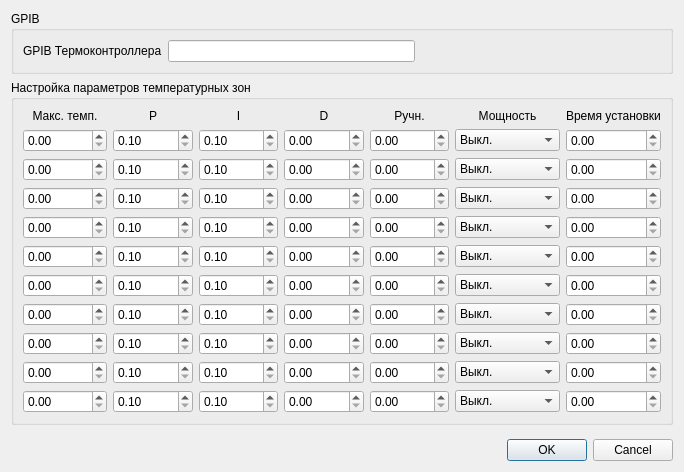
<?xml version="1.0" encoding="UTF-8"?>
<ui version="4.0">
 <class>Settings</class>
 <widget class="QDialog" name="Settings">
  <property name="windowModality">
   <enum>Qt::ApplicationModal</enum>
  </property>
  <property name="geometry">
   <rect>
    <x>0</x>
    <y>0</y>
    <width>684</width>
    <height>472</height>
   </rect>
  </property>
  <property name="sizePolicy">
   <sizepolicy hsizetype="Preferred" vsizetype="Preferred">
    <horstretch>0</horstretch>
    <verstretch>0</verstretch>
   </sizepolicy>
  </property>
  <property name="windowTitle">
   <string>Settings</string>
  </property>
  <property name="sizeGripEnabled">
   <bool>false</bool>
  </property>
  <property name="modal">
   <bool>true</bool>
  </property>
  <layout class="QVBoxLayout" name="verticalLayout">
   <item>
    <widget class="QGroupBox" name="gbGPIB">
     <property name="title">
      <string>GPIB</string>
     </property>
     <layout class="QHBoxLayout" name="_2">
      <item>
       <widget class="QLabel" name="lbTempId">
        <property name="text">
         <string>GPIB Термоконтроллера</string>
        </property>
       </widget>
      </item>
      <item>
       <widget class="QLineEdit" name="edTempId"/>
      </item>
      <item>
       <spacer>
        <property name="orientation">
         <enum>Qt::Horizontal</enum>
        </property>
        <property name="sizeHint" stdset="0">
         <size>
          <width>40</width>
          <height>20</height>
         </size>
        </property>
       </spacer>
      </item>
     </layout>
    </widget>
   </item>
   <item>
    <widget class="QGroupBox" name="gbZones">
     <property name="sizePolicy">
      <sizepolicy hsizetype="Preferred" vsizetype="Expanding">
       <horstretch>0</horstretch>
       <verstretch>0</verstretch>
      </sizepolicy>
     </property>
     <property name="title">
      <string>Настройка параметров температурных зон</string>
     </property>
     <layout class="QGridLayout">
      <item row="0" column="0">
       <widget class="QLabel" name="label">
        <property name="toolTip">
         <string>Максимальная температура в зоне. Минимальная соответственно - это максимальная предыдущей зоны. Минимум первой зоны - 0 К</string>
        </property>
        <property name="text">
         <string>Макс. темп.</string>
        </property>
        <property name="alignment">
         <set>Qt::AlignCenter</set>
        </property>
       </widget>
      </item>
      <item row="0" column="1">
       <widget class="QLabel" name="label_2">
        <property name="toolTip">
         <string>Пропорциональный параметр в управляющем уравнении. ВОзможные значения - от 0.1 до 1000</string>
        </property>
        <property name="text">
         <string>P</string>
        </property>
        <property name="scaledContents">
         <bool>false</bool>
        </property>
        <property name="alignment">
         <set>Qt::AlignCenter</set>
        </property>
       </widget>
      </item>
      <item row="0" column="2">
       <widget class="QLabel" name="label_3">
        <property name="toolTip">
         <string>Интегральный параметр. От 0.1 до 1000</string>
        </property>
        <property name="text">
         <string>I</string>
        </property>
        <property name="alignment">
         <set>Qt::AlignCenter</set>
        </property>
       </widget>
      </item>
      <item row="0" column="3">
       <widget class="QLabel" name="label_4">
        <property name="toolTip">
         <string>Дифференциальный параметр. От 0 до 200</string>
        </property>
        <property name="text">
         <string>D</string>
        </property>
        <property name="alignment">
         <set>Qt::AlignCenter</set>
        </property>
       </widget>
      </item>
      <item row="0" column="4">
       <widget class="QLabel" name="label_5">
        <property name="toolTip">
         <string>Позволяет вручную задать постоянную мощность нагревателя в данной зоне. От 0 до 100%</string>
        </property>
        <property name="text">
         <string>Ручн.</string>
        </property>
        <property name="alignment">
         <set>Qt::AlignCenter</set>
        </property>
       </widget>
      </item>
      <item row="0" column="5">
       <widget class="QLabel" name="label_6">
        <property name="toolTip">
         <string>Диапазон мощности нагревателя.</string>
        </property>
        <property name="text">
         <string>Мощность</string>
        </property>
        <property name="alignment">
         <set>Qt::AlignCenter</set>
        </property>
       </widget>
      </item>
      <item row="0" column="6">
       <widget class="QLabel" name="label_7">
        <property name="toolTip">
         <string>Интервал времени установки температуры после завершения протяжки уставки в минутах</string>
        </property>
        <property name="text">
         <string>Время установки</string>
        </property>
       </widget>
      </item>
      <item row="1" column="0">
       <widget class="QDoubleSpinBox" name="sbTemp_0">
        <property name="maximum">
         <double>10000000000.000000000000000</double>
        </property>
       </widget>
      </item>
      <item row="1" column="1">
       <widget class="QDoubleSpinBox" name="sbP_0">
        <property name="minimum">
         <double>0.100000000000000</double>
        </property>
        <property name="maximum">
         <double>1000.000000000000000</double>
        </property>
       </widget>
      </item>
      <item row="1" column="2">
       <widget class="QDoubleSpinBox" name="sbI_0">
        <property name="minimum">
         <double>0.100000000000000</double>
        </property>
        <property name="maximum">
         <double>1000.000000000000000</double>
        </property>
       </widget>
      </item>
      <item row="1" column="3">
       <widget class="QDoubleSpinBox" name="sbD_0">
        <property name="maximum">
         <double>200.000000000000000</double>
        </property>
       </widget>
      </item>
      <item row="1" column="4">
       <widget class="QDoubleSpinBox" name="sbMout_0">
        <property name="maximum">
         <double>100.000000000000000</double>
        </property>
       </widget>
      </item>
      <item row="1" column="5">
       <widget class="QComboBox" name="cbRange_0">
        <property name="enabled">
         <bool>true</bool>
        </property>
        <item>
         <property name="text">
          <string>Выкл.</string>
         </property>
        </item>
        <item>
         <property name="text">
          <string>Низк. (0.5 Вт)</string>
         </property>
        </item>
        <item>
         <property name="text">
          <string>Сред. (5 Вт)</string>
         </property>
        </item>
        <item>
         <property name="text">
          <string>Выс. (50 Вт)</string>
         </property>
        </item>
       </widget>
      </item>
      <item row="1" column="6">
       <widget class="QDoubleSpinBox" name="sbTime_0"/>
      </item>
      <item row="2" column="0">
       <widget class="QDoubleSpinBox" name="sbTemp_1">
        <property name="maximum">
         <double>10000000000.000000000000000</double>
        </property>
       </widget>
      </item>
      <item row="2" column="1">
       <widget class="QDoubleSpinBox" name="sbP_1">
        <property name="minimum">
         <double>0.100000000000000</double>
        </property>
        <property name="maximum">
         <double>1000.000000000000000</double>
        </property>
       </widget>
      </item>
      <item row="2" column="2">
       <widget class="QDoubleSpinBox" name="sbI_1">
        <property name="minimum">
         <double>0.100000000000000</double>
        </property>
        <property name="maximum">
         <double>1000.000000000000000</double>
        </property>
       </widget>
      </item>
      <item row="2" column="3">
       <widget class="QDoubleSpinBox" name="sbD_1">
        <property name="maximum">
         <double>200.000000000000000</double>
        </property>
       </widget>
      </item>
      <item row="2" column="4">
       <widget class="QDoubleSpinBox" name="sbMout_1">
        <property name="maximum">
         <double>100.000000000000000</double>
        </property>
       </widget>
      </item>
      <item row="2" column="5">
       <widget class="QComboBox" name="cbRange_1">
        <property name="enabled">
         <bool>true</bool>
        </property>
        <item>
         <property name="text">
          <string>Выкл.</string>
         </property>
        </item>
        <item>
         <property name="text">
          <string>Низк. (0.5 Вт)</string>
         </property>
        </item>
        <item>
         <property name="text">
          <string>Сред. (5 Вт)</string>
         </property>
        </item>
        <item>
         <property name="text">
          <string>Выс. (50 Вт)</string>
         </property>
        </item>
       </widget>
      </item>
      <item row="2" column="6">
       <widget class="QDoubleSpinBox" name="sbTime_1"/>
      </item>
      <item row="3" column="0">
       <widget class="QDoubleSpinBox" name="sbTemp_2">
        <property name="maximum">
         <double>10000000000.000000000000000</double>
        </property>
       </widget>
      </item>
      <item row="3" column="1">
       <widget class="QDoubleSpinBox" name="sbP_2">
        <property name="minimum">
         <double>0.100000000000000</double>
        </property>
        <property name="maximum">
         <double>1000.000000000000000</double>
        </property>
       </widget>
      </item>
      <item row="3" column="2">
       <widget class="QDoubleSpinBox" name="sbI_2">
        <property name="minimum">
         <double>0.100000000000000</double>
        </property>
        <property name="maximum">
         <double>1000.000000000000000</double>
        </property>
       </widget>
      </item>
      <item row="3" column="3">
       <widget class="QDoubleSpinBox" name="sbD_2">
        <property name="maximum">
         <double>200.000000000000000</double>
        </property>
       </widget>
      </item>
      <item row="3" column="4">
       <widget class="QDoubleSpinBox" name="sbMout_2">
        <property name="maximum">
         <double>100.000000000000000</double>
        </property>
       </widget>
      </item>
      <item row="3" column="5">
       <widget class="QComboBox" name="cbRange_2">
        <property name="enabled">
         <bool>true</bool>
        </property>
        <item>
         <property name="text">
          <string>Выкл.</string>
         </property>
        </item>
        <item>
         <property name="text">
          <string>Низк. (0.5 Вт)</string>
         </property>
        </item>
        <item>
         <property name="text">
          <string>Сред. (5 Вт)</string>
         </property>
        </item>
        <item>
         <property name="text">
          <string>Выс. (50 Вт)</string>
         </property>
        </item>
       </widget>
      </item>
      <item row="3" column="6">
       <widget class="QDoubleSpinBox" name="sbTime_2"/>
      </item>
      <item row="4" column="0">
       <widget class="QDoubleSpinBox" name="sbTemp_3">
        <property name="maximum">
         <double>10000000000.000000000000000</double>
        </property>
       </widget>
      </item>
      <item row="4" column="1">
       <widget class="QDoubleSpinBox" name="sbP_3">
        <property name="minimum">
         <double>0.100000000000000</double>
        </property>
        <property name="maximum">
         <double>1000.000000000000000</double>
        </property>
       </widget>
      </item>
      <item row="4" column="2">
       <widget class="QDoubleSpinBox" name="sbI_3">
        <property name="minimum">
         <double>0.100000000000000</double>
        </property>
        <property name="maximum">
         <double>1000.000000000000000</double>
        </property>
       </widget>
      </item>
      <item row="4" column="3">
       <widget class="QDoubleSpinBox" name="sbD_3">
        <property name="maximum">
         <double>200.000000000000000</double>
        </property>
       </widget>
      </item>
      <item row="4" column="4">
       <widget class="QDoubleSpinBox" name="sbMout_3">
        <property name="maximum">
         <double>100.000000000000000</double>
        </property>
       </widget>
      </item>
      <item row="4" column="5">
       <widget class="QComboBox" name="cbRange_3">
        <property name="enabled">
         <bool>true</bool>
        </property>
        <item>
         <property name="text">
          <string>Выкл.</string>
         </property>
        </item>
        <item>
         <property name="text">
          <string>Низк. (0.5 Вт)</string>
         </property>
        </item>
        <item>
         <property name="text">
          <string>Сред. (5 Вт)</string>
         </property>
        </item>
        <item>
         <property name="text">
          <string>Выс. (50 Вт)</string>
         </property>
        </item>
       </widget>
      </item>
      <item row="4" column="6">
       <widget class="QDoubleSpinBox" name="sbTime_3"/>
      </item>
      <item row="5" column="0">
       <widget class="QDoubleSpinBox" name="sbTemp_4">
        <property name="maximum">
         <double>10000000000.000000000000000</double>
        </property>
       </widget>
      </item>
      <item row="5" column="1">
       <widget class="QDoubleSpinBox" name="sbP_4">
        <property name="minimum">
         <double>0.100000000000000</double>
        </property>
        <property name="maximum">
         <double>1000.000000000000000</double>
        </property>
       </widget>
      </item>
      <item row="5" column="2">
       <widget class="QDoubleSpinBox" name="sbI_4">
        <property name="minimum">
         <double>0.100000000000000</double>
        </property>
        <property name="maximum">
         <double>1000.000000000000000</double>
        </property>
       </widget>
      </item>
      <item row="5" column="3">
       <widget class="QDoubleSpinBox" name="sbD_4">
        <property name="maximum">
         <double>200.000000000000000</double>
        </property>
       </widget>
      </item>
      <item row="5" column="4">
       <widget class="QDoubleSpinBox" name="sbMout_4">
        <property name="maximum">
         <double>100.000000000000000</double>
        </property>
       </widget>
      </item>
      <item row="5" column="5">
       <widget class="QComboBox" name="cbRange_4">
        <property name="enabled">
         <bool>true</bool>
        </property>
        <item>
         <property name="text">
          <string>Выкл.</string>
         </property>
        </item>
        <item>
         <property name="text">
          <string>Низк. (0.5 Вт)</string>
         </property>
        </item>
        <item>
         <property name="text">
          <string>Сред. (5 Вт)</string>
         </property>
        </item>
        <item>
         <property name="text">
          <string>Выс. (50 Вт)</string>
         </property>
        </item>
       </widget>
      </item>
      <item row="5" column="6">
       <widget class="QDoubleSpinBox" name="sbTime_4"/>
      </item>
      <item row="6" column="0">
       <widget class="QDoubleSpinBox" name="sbTemp_5">
        <property name="maximum">
         <double>10000000000.000000000000000</double>
        </property>
       </widget>
      </item>
      <item row="6" column="1">
       <widget class="QDoubleSpinBox" name="sbP_5">
        <property name="minimum">
         <double>0.100000000000000</double>
        </property>
        <property name="maximum">
         <double>1000.000000000000000</double>
        </property>
       </widget>
      </item>
      <item row="6" column="2">
       <widget class="QDoubleSpinBox" name="sbI_5">
        <property name="minimum">
         <double>0.100000000000000</double>
        </property>
        <property name="maximum">
         <double>1000.000000000000000</double>
        </property>
       </widget>
      </item>
      <item row="6" column="3">
       <widget class="QDoubleSpinBox" name="sbD_5">
        <property name="maximum">
         <double>200.000000000000000</double>
        </property>
       </widget>
      </item>
      <item row="6" column="4">
       <widget class="QDoubleSpinBox" name="sbMout_5">
        <property name="maximum">
         <double>100.000000000000000</double>
        </property>
       </widget>
      </item>
      <item row="6" column="5">
       <widget class="QComboBox" name="cbRange_5">
        <property name="enabled">
         <bool>true</bool>
        </property>
        <item>
         <property name="text">
          <string>Выкл.</string>
         </property>
        </item>
        <item>
         <property name="text">
          <string>Низк. (0.5 Вт)</string>
         </property>
        </item>
        <item>
         <property name="text">
          <string>Сред. (5 Вт)</string>
         </property>
        </item>
        <item>
         <property name="text">
          <string>Выс. (50 Вт)</string>
         </property>
        </item>
       </widget>
      </item>
      <item row="6" column="6">
       <widget class="QDoubleSpinBox" name="sbTime_5"/>
      </item>
      <item row="7" column="0">
       <widget class="QDoubleSpinBox" name="sbTemp_6">
        <property name="maximum">
         <double>10000000000.000000000000000</double>
        </property>
       </widget>
      </item>
      <item row="7" column="1">
       <widget class="QDoubleSpinBox" name="sbP_6">
        <property name="minimum">
         <double>0.100000000000000</double>
        </property>
        <property name="maximum">
         <double>1000.000000000000000</double>
        </property>
       </widget>
      </item>
      <item row="7" column="2">
       <widget class="QDoubleSpinBox" name="sbI_6">
        <property name="minimum">
         <double>0.100000000000000</double>
        </property>
        <property name="maximum">
         <double>1000.000000000000000</double>
        </property>
       </widget>
      </item>
      <item row="7" column="3">
       <widget class="QDoubleSpinBox" name="sbD_6">
        <property name="maximum">
         <double>200.000000000000000</double>
        </property>
       </widget>
      </item>
      <item row="7" column="4">
       <widget class="QDoubleSpinBox" name="sbMout_6">
        <property name="maximum">
         <double>100.000000000000000</double>
        </property>
       </widget>
      </item>
      <item row="7" column="5">
       <widget class="QComboBox" name="cbRange_6">
        <property name="enabled">
         <bool>true</bool>
        </property>
        <item>
         <property name="text">
          <string>Выкл.</string>
         </property>
        </item>
        <item>
         <property name="text">
          <string>Низк. (0.5 Вт)</string>
         </property>
        </item>
        <item>
         <property name="text">
          <string>Сред. (5 Вт)</string>
         </property>
        </item>
        <item>
         <property name="text">
          <string>Выс. (50 Вт)</string>
         </property>
        </item>
       </widget>
      </item>
      <item row="7" column="6">
       <widget class="QDoubleSpinBox" name="sbTime_6"/>
      </item>
      <item row="8" column="0">
       <widget class="QDoubleSpinBox" name="sbTemp_7">
        <property name="maximum">
         <double>10000000000.000000000000000</double>
        </property>
       </widget>
      </item>
      <item row="8" column="1">
       <widget class="QDoubleSpinBox" name="sbP_7">
        <property name="minimum">
         <double>0.100000000000000</double>
        </property>
        <property name="maximum">
         <double>1000.000000000000000</double>
        </property>
       </widget>
      </item>
      <item row="8" column="2">
       <widget class="QDoubleSpinBox" name="sbI_7">
        <property name="minimum">
         <double>0.100000000000000</double>
        </property>
        <property name="maximum">
         <double>1000.000000000000000</double>
        </property>
       </widget>
      </item>
      <item row="8" column="3">
       <widget class="QDoubleSpinBox" name="sbD_7">
        <property name="maximum">
         <double>200.000000000000000</double>
        </property>
       </widget>
      </item>
      <item row="8" column="4">
       <widget class="QDoubleSpinBox" name="sbMout_7">
        <property name="maximum">
         <double>100.000000000000000</double>
        </property>
       </widget>
      </item>
      <item row="8" column="5">
       <widget class="QComboBox" name="cbRange_7">
        <property name="enabled">
         <bool>true</bool>
        </property>
        <item>
         <property name="text">
          <string>Выкл.</string>
         </property>
        </item>
        <item>
         <property name="text">
          <string>Низк. (0.5 Вт)</string>
         </property>
        </item>
        <item>
         <property name="text">
          <string>Сред. (5 Вт)</string>
         </property>
        </item>
        <item>
         <property name="text">
          <string>Выс. (50 Вт)</string>
         </property>
        </item>
       </widget>
      </item>
      <item row="8" column="6">
       <widget class="QDoubleSpinBox" name="sbTime_7"/>
      </item>
      <item row="9" column="0">
       <widget class="QDoubleSpinBox" name="sbTemp_8">
        <property name="maximum">
         <double>10000000000.000000000000000</double>
        </property>
       </widget>
      </item>
      <item row="9" column="1">
       <widget class="QDoubleSpinBox" name="sbP_8">
        <property name="minimum">
         <double>0.100000000000000</double>
        </property>
        <property name="maximum">
         <double>1000.000000000000000</double>
        </property>
       </widget>
      </item>
      <item row="9" column="2">
       <widget class="QDoubleSpinBox" name="sbI_8">
        <property name="minimum">
         <double>0.100000000000000</double>
        </property>
        <property name="maximum">
         <double>1000.000000000000000</double>
        </property>
       </widget>
      </item>
      <item row="9" column="3">
       <widget class="QDoubleSpinBox" name="sbD_8">
        <property name="maximum">
         <double>200.000000000000000</double>
        </property>
       </widget>
      </item>
      <item row="9" column="4">
       <widget class="QDoubleSpinBox" name="sbMout_8">
        <property name="maximum">
         <double>100.000000000000000</double>
        </property>
       </widget>
      </item>
      <item row="9" column="5">
       <widget class="QComboBox" name="cbRange_8">
        <property name="enabled">
         <bool>true</bool>
        </property>
        <item>
         <property name="text">
          <string>Выкл.</string>
         </property>
        </item>
        <item>
         <property name="text">
          <string>Низк. (0.5 Вт)</string>
         </property>
        </item>
        <item>
         <property name="text">
          <string>Сред. (5 Вт)</string>
         </property>
        </item>
        <item>
         <property name="text">
          <string>Выс. (50 Вт)</string>
         </property>
        </item>
       </widget>
      </item>
      <item row="9" column="6">
       <widget class="QDoubleSpinBox" name="sbTime_8"/>
      </item>
      <item row="10" column="0">
       <widget class="QDoubleSpinBox" name="sbTemp_9">
        <property name="maximum">
         <double>10000000000.000000000000000</double>
        </property>
       </widget>
      </item>
      <item row="10" column="1">
       <widget class="QDoubleSpinBox" name="sbP_9">
        <property name="minimum">
         <double>0.100000000000000</double>
        </property>
        <property name="maximum">
         <double>1000.000000000000000</double>
        </property>
       </widget>
      </item>
      <item row="10" column="2">
       <widget class="QDoubleSpinBox" name="sbI_9">
        <property name="minimum">
         <double>0.100000000000000</double>
        </property>
        <property name="maximum">
         <double>1000.000000000000000</double>
        </property>
       </widget>
      </item>
      <item row="10" column="3">
       <widget class="QDoubleSpinBox" name="sbD_9">
        <property name="maximum">
         <double>200.000000000000000</double>
        </property>
       </widget>
      </item>
      <item row="10" column="4">
       <widget class="QDoubleSpinBox" name="sbMout_9">
        <property name="maximum">
         <double>100.000000000000000</double>
        </property>
       </widget>
      </item>
      <item row="10" column="5">
       <widget class="QComboBox" name="cbRange_9">
        <property name="enabled">
         <bool>true</bool>
        </property>
        <item>
         <property name="text">
          <string>Выкл.</string>
         </property>
        </item>
        <item>
         <property name="text">
          <string>Низк. (0.5 Вт)</string>
         </property>
        </item>
        <item>
         <property name="text">
          <string>Сред. (5 Вт)</string>
         </property>
        </item>
        <item>
         <property name="text">
          <string>Выс. (50 Вт)</string>
         </property>
        </item>
       </widget>
      </item>
      <item row="10" column="6">
       <widget class="QDoubleSpinBox" name="sbTime_9"/>
      </item>
     </layout>
    </widget>
   </item>
   <item>
    <spacer name="spacer">
     <property name="orientation">
      <enum>Qt::Vertical</enum>
     </property>
     <property name="sizeHint" stdset="0">
      <size>
       <width>20</width>
       <height>41</height>
      </size>
     </property>
    </spacer>
   </item>
   <item>
    <widget class="QDialogButtonBox" name="buttonBox">
     <property name="orientation">
      <enum>Qt::Horizontal</enum>
     </property>
     <property name="standardButtons">
      <set>QDialogButtonBox::Cancel|QDialogButtonBox::Ok</set>
     </property>
    </widget>
   </item>
  </layout>
 </widget>
 <resources/>
 <connections>
  <connection>
   <sender>buttonBox</sender>
   <signal>accepted()</signal>
   <receiver>Settings</receiver>
   <slot>accept()</slot>
   <hints>
    <hint type="sourcelabel">
     <x>257</x>
     <y>462</y>
    </hint>
    <hint type="destinationlabel">
     <x>157</x>
     <y>274</y>
    </hint>
   </hints>
  </connection>
  <connection>
   <sender>buttonBox</sender>
   <signal>rejected()</signal>
   <receiver>Settings</receiver>
   <slot>reject()</slot>
   <hints>
    <hint type="sourcelabel">
     <x>325</x>
     <y>462</y>
    </hint>
    <hint type="destinationlabel">
     <x>286</x>
     <y>274</y>
    </hint>
   </hints>
  </connection>
 </connections>
</ui>
